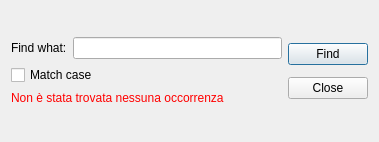
<?xml version="1.0" encoding="UTF-8"?>
<ui version="4.0">
 <class>find_dialog</class>
 <widget class="QDialog" name="find_dialog">
  <property name="geometry">
   <rect>
    <x>0</x>
    <y>0</y>
    <width>379</width>
    <height>142</height>
   </rect>
  </property>
  <property name="sizePolicy">
   <sizepolicy hsizetype="Fixed" vsizetype="Fixed">
    <horstretch>0</horstretch>
    <verstretch>0</verstretch>
   </sizepolicy>
  </property>
  <property name="minimumSize">
   <size>
    <width>379</width>
    <height>142</height>
   </size>
  </property>
  <property name="maximumSize">
   <size>
    <width>379</width>
    <height>142</height>
   </size>
  </property>
  <property name="windowTitle">
   <string>Dialog</string>
  </property>
  <layout class="QGridLayout" name="gridLayout" rowstretch="0" columnstretch="0">
   <item row="0" column="0">
    <layout class="QHBoxLayout" name="horizontalLayout_3">
     <item>
      <layout class="QHBoxLayout" name="horizontalLayout_2">
       <item>
        <layout class="QVBoxLayout" name="verticalLayout">
         <item>
          <layout class="QHBoxLayout" name="horizontalLayout">
           <item>
            <widget class="QLabel" name="label">
             <property name="text">
              <string>Find what:</string>
             </property>
            </widget>
           </item>
           <item>
            <widget class="QLineEdit" name="match_str_line_edit"/>
           </item>
          </layout>
         </item>
         <item>
          <widget class="QCheckBox" name="checkBox">
           <property name="text">
            <string>Match case</string>
           </property>
          </widget>
         </item>
         <item>
          <widget class="QLabel" name="err_label">
           <property name="enabled">
            <bool>true</bool>
           </property>
           <property name="palette">
            <palette>
             <active>
              <colorrole role="WindowText">
               <brush brushstyle="SolidPattern">
                <color alpha="255">
                 <red>255</red>
                 <green>0</green>
                 <blue>0</blue>
                </color>
               </brush>
              </colorrole>
              <colorrole role="Text">
               <brush brushstyle="SolidPattern">
                <color alpha="255">
                 <red>255</red>
                 <green>0</green>
                 <blue>0</blue>
                </color>
               </brush>
              </colorrole>
              <colorrole role="ButtonText">
               <brush brushstyle="SolidPattern">
                <color alpha="255">
                 <red>255</red>
                 <green>0</green>
                 <blue>0</blue>
                </color>
               </brush>
              </colorrole>
              <colorrole role="PlaceholderText">
               <brush brushstyle="SolidPattern">
                <color alpha="128">
                 <red>255</red>
                 <green>38</green>
                 <blue>0</blue>
                </color>
               </brush>
              </colorrole>
             </active>
             <inactive>
              <colorrole role="WindowText">
               <brush brushstyle="SolidPattern">
                <color alpha="255">
                 <red>255</red>
                 <green>0</green>
                 <blue>0</blue>
                </color>
               </brush>
              </colorrole>
              <colorrole role="Text">
               <brush brushstyle="SolidPattern">
                <color alpha="255">
                 <red>255</red>
                 <green>0</green>
                 <blue>0</blue>
                </color>
               </brush>
              </colorrole>
              <colorrole role="ButtonText">
               <brush brushstyle="SolidPattern">
                <color alpha="255">
                 <red>255</red>
                 <green>0</green>
                 <blue>0</blue>
                </color>
               </brush>
              </colorrole>
              <colorrole role="PlaceholderText">
               <brush brushstyle="SolidPattern">
                <color alpha="128">
                 <red>255</red>
                 <green>38</green>
                 <blue>0</blue>
                </color>
               </brush>
              </colorrole>
             </inactive>
             <disabled>
              <colorrole role="WindowText">
               <brush brushstyle="SolidPattern">
                <color alpha="255">
                 <red>255</red>
                 <green>0</green>
                 <blue>0</blue>
                </color>
               </brush>
              </colorrole>
              <colorrole role="Text">
               <brush brushstyle="SolidPattern">
                <color alpha="255">
                 <red>255</red>
                 <green>0</green>
                 <blue>0</blue>
                </color>
               </brush>
              </colorrole>
              <colorrole role="ButtonText">
               <brush brushstyle="SolidPattern">
                <color alpha="255">
                 <red>255</red>
                 <green>0</green>
                 <blue>0</blue>
                </color>
               </brush>
              </colorrole>
              <colorrole role="PlaceholderText">
               <brush brushstyle="SolidPattern">
                <color alpha="128">
                 <red>255</red>
                 <green>255</green>
                 <blue>255</blue>
                </color>
               </brush>
              </colorrole>
             </disabled>
            </palette>
           </property>
           <property name="styleSheet">
            <string notr="true">color: red;</string>
           </property>
           <property name="text">
            <string>Non è stata trovata nessuna occorrenza</string>
           </property>
          </widget>
         </item>
        </layout>
       </item>
      </layout>
     </item>
     <item>
      <layout class="QVBoxLayout" name="verticalLayout_2">
       <item>
        <widget class="QPushButton" name="find_btn">
         <property name="text">
          <string>Find</string>
         </property>
        </widget>
       </item>
       <item>
        <widget class="QPushButton" name="close_btn">
         <property name="text">
          <string>Close</string>
         </property>
        </widget>
       </item>
      </layout>
     </item>
    </layout>
   </item>
  </layout>
 </widget>
 <resources/>
 <connections>
  <connection>
   <sender>close_btn</sender>
   <signal>clicked()</signal>
   <receiver>find_dialog</receiver>
   <slot>close()</slot>
   <hints>
    <hint type="sourcelabel">
     <x>327</x>
     <y>94</y>
    </hint>
    <hint type="destinationlabel">
     <x>189</x>
     <y>70</y>
    </hint>
   </hints>
  </connection>
 </connections>
</ui>
